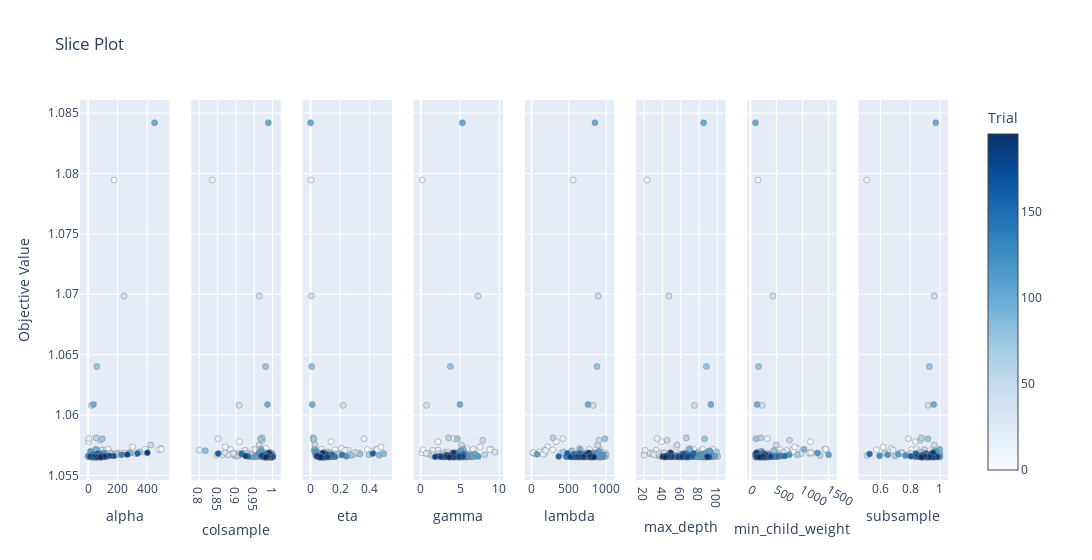

The notebook cell saved with this chart:
### Code cell
op_viz.plot_slice(study)

### Figure 1 — Plotly figure (JSON) as saved in the notebook; plotly's stock layout.template omitted (floating-point values rounded to 4 significant figures; data arrays with more than 128 entries replaced by an {"elided": "..."} marker saying what was removed)
{"data": [{"marker": {"color": {"elided": "195 int values"}, "colorbar": {"title": {"text": "Trial"}, "x": 1, "xpad": 40}, "colorscale": [[0, "rgb(247,251,255)"], [0.125, "rgb(222,235,247)"], [0.25, "rgb(198,219,239)"], [0.375, "rgb(158,202,225)"], [0.5, "rgb(107,174,214)"], [0.625, "rgb(66,146,198)"], [0.75, "rgb(33,113,181)"], [0.875, "rgb(8,81,156)"], [1, "rgb(8,48,107)"]], "line": {"color": "Grey", "width": 0.5}, "showscale": true}, "mode": "markers", "name": "Feasible Trial", "showlegend": false, "type": "scatter", "x": {"elided": "195 float values"}, "xaxis": "x", "y": {"elided": "195 float values"}, "yaxis": "y"}, {"marker": {"color": {"elided": "195 int values"}, "colorbar": {"title": {"text": "Trial"}, "x": 1, "xpad": 40}, "colorscale": [[0, "rgb(247,251,255)"], [0.125, "rgb(222,235,247)"], [0.25, "rgb(198,219,239)"], [0.375, "rgb(158,202,225)"], [0.5, "rgb(107,174,214)"], [0.625, "rgb(66,146,198)"], [0.75, "rgb(33,113,181)"], [0.875, "rgb(8,81,156)"], [1, "rgb(8,48,107)"]], "line": {"color": "Grey", "width": 0.5}, "showscale": false}, "mode": "markers", "name": "Feasible Trial", "showlegend": false, "type": "scatter", "x": {"elided": "195 float values"}, "xaxis": "x2", "y": {"elided": "195 float values"}, "yaxis": "y2"}, {"marker": {"color": {"elided": "195 int values"}, "colorbar": {"title": {"text": "Trial"}, "x": 1, "xpad": 40}, "colorscale": [[0, "rgb(247,251,255)"], [0.125, "rgb(222,235,247)"], [0.25, "rgb(198,219,239)"], [0.375, "rgb(158,202,225)"], [0.5, "rgb(107,174,214)"], [0.625, "rgb(66,146,198)"], [0.75, "rgb(33,113,181)"], [0.875, "rgb(8,81,156)"], [1, "rgb(8,48,107)"]], "line": {"color": "Grey", "width": 0.5}, "showscale": false}, "mode": "markers", "name": "Feasible Trial", "showlegend": false, "type": "scatter", "x": {"elided": "195 float values"}, "xaxis": "x3", "y": {"elided": "195 float values"}, "yaxis": "y3"}, {"marker": {"color": {"elided": "195 int values"}, "colorbar": {"title": {"text": "Trial"}, "x": 1, "xpad": 40}, "colorscale": [[0, "rgb(247,251,255)"], [0.125, "rgb(222,235,247)"], [0.25, "rgb(198,219,239)"], [0.375, "rgb(158,202,225)"], [0.5, "rgb(107,174,214)"], [0.625, "rgb(66,146,198)"], [0.75, "rgb(33,113,181)"], [0.875, "rgb(8,81,156)"], [1, "rgb(8,48,107)"]], "line": {"color": "Grey", "width": 0.5}, "showscale": false}, "mode": "markers", "name": "Feasible Trial", "showlegend": false, "type": "scatter", "x": {"elided": "195 float values"}, "xaxis": "x4", "y": {"elided": "195 float values"}, "yaxis": "y4"}, {"marker": {"color": {"elided": "195 int values"}, "colorbar": {"title": {"text": "Trial"}, "x": 1, "xpad": 40}, "colorscale": [[0, "rgb(247,251,255)"], [0.125, "rgb(222,235,247)"], [0.25, "rgb(198,219,239)"], [0.375, "rgb(158,202,225)"], [0.5, "rgb(107,174,214)"], [0.625, "rgb(66,146,198)"], [0.75, "rgb(33,113,181)"], [0.875, "rgb(8,81,156)"], [1, "rgb(8,48,107)"]], "line": {"color": "Grey", "width": 0.5}, "showscale": false}, "mode": "markers", "name": "Feasible Trial", "showlegend": false, "type": "scatter", "x": {"elided": "195 float values"}, "xaxis": "x5", "y": {"elided": "195 float values"}, "yaxis": "y5"}, {"marker": {"color": {"elided": "195 int values"}, "colorbar": {"title": {"text": "Trial"}, "x": 1, "xpad": 40}, "colorscale": [[0, "rgb(247,251,255)"], [0.125, "rgb(222,235,247)"], [0.25, "rgb(198,219,239)"], [0.375, "rgb(158,202,225)"], [0.5, "rgb(107,174,214)"], [0.625, "rgb(66,146,198)"], [0.75, "rgb(33,113,181)"], [0.875, "rgb(8,81,156)"], [1, "rgb(8,48,107)"]], "line": {"color": "Grey", "width": 0.5}, "showscale": false}, "mode": "markers", "name": "Feasible Trial", "showlegend": false, "type": "scatter", "x": {"elided": "195 int values"}, "xaxis": "x6", "y": {"elided": "195 float values"}, "yaxis": "y6"}, {"marker": {"color": {"elided": "195 int values"}, "colorbar": {"title": {"text": "Trial"}, "x": 1, "xpad": 40}, "colorscale": [[0, "rgb(247,251,255)"], [0.125, "rgb(222,235,247)"], [0.25, "rgb(198,219,239)"], [0.375, "rgb(158,202,225)"], [0.5, "rgb(107,174,214)"], [0.625, "rgb(66,146,198)"], [0.75, "rgb(33,113,181)"], [0.875, "rgb(8,81,156)"], [1, "rgb(8,48,107)"]], "line": {"color": "Grey", "width": 0.5}, "showscale": false}, "mode": "markers", "name": "Feasible Trial", "showlegend": false, "type": "scatter", "x": {"elided": "195 int values"}, "xaxis": "x7", "y": {"elided": "195 float values"}, "yaxis": "y7"}, {"marker": {"color": {"elided": "195 int values"}, "colorbar": {"title": {"text": "Trial"}, "x": 1, "xpad": 40}, "colorscale": [[0, "rgb(247,251,255)"], [0.125, "rgb(222,235,247)"], [0.25, "rgb(198,219,239)"], [0.375, "rgb(158,202,225)"], [0.5, "rgb(107,174,214)"], [0.625, "rgb(66,146,198)"], [0.75, "rgb(33,113,181)"], [0.875, "rgb(8,81,156)"], [1, "rgb(8,48,107)"]], "line": {"color": "Grey", "width": 0.5}, "showscale": false}, "mode": "markers", "name": "Feasible Trial", "showlegend": false, "type": "scatter", "x": {"elided": "195 float values"}, "xaxis": "x8", "y": {"elided": "195 float values"}, "yaxis": "y8"}], "layout": {"title": {"text": "Slice Plot"}, "width": 2400, "xaxis": {"anchor": "y", "domain": [0, 0.1031], "title": {"text": "alpha"}}, "xaxis2": {"anchor": "y2", "domain": [0.1281, 0.2312], "title": {"text": "colsample"}}, "xaxis3": {"anchor": "y3", "domain": [0.2562, 0.3594], "title": {"text": "eta"}}, "xaxis4": {"anchor": "y4", "domain": [0.3844, 0.4875], "title": {"text": "gamma"}}, "xaxis5": {"anchor": "y5", "domain": [0.5125, 0.6156], "title": {"text": "lambda"}}, "xaxis6": {"anchor": "y6", "domain": [0.6406, 0.7438], "title": {"text": "max_depth"}}, "xaxis7": {"anchor": "y7", "domain": [0.7688, 0.8719], "title": {"text": "min_child_weight"}}, "xaxis8": {"anchor": "y8", "domain": [0.8969, 1], "title": {"text": "subsample"}}, "yaxis": {"anchor": "x", "domain": [0, 1], "title": {"text": "Objective Value"}}, "yaxis2": {"anchor": "x2", "domain": [0, 1], "matches": "y", "showticklabels": false}, "yaxis3": {"anchor": "x3", "domain": [0, 1], "matches": "y", "showticklabels": false}, "yaxis4": {"anchor": "x4", "domain": [0, 1], "matches": "y", "showticklabels": false}, "yaxis5": {"anchor": "x5", "domain": [0, 1], "matches": "y", "showticklabels": false}, "yaxis6": {"anchor": "x6", "domain": [0, 1], "matches": "y", "showticklabels": false}, "yaxis7": {"anchor": "x7", "domain": [0, 1], "matches": "y", "showticklabels": false}, "yaxis8": {"anchor": "x8", "domain": [0, 1], "matches": "y", "showticklabels": false}}}
